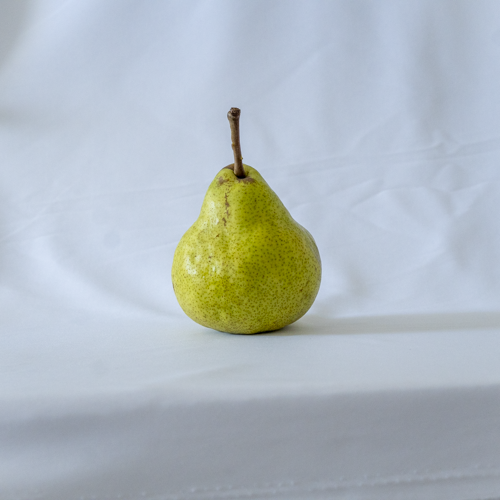
#> input picture input/imagem.png, 500 x 500 px
$ python escalacinza.py
#> lines starting #> are read from the running program, lines starting #| are printed output that depends on the picture
### inputoutput.py
from PIL import Image, ImageFilter
import numpy as np
import os

INPUT_DIR = "input"
OUTPUT_DIR = "output"

def in_file(filename):
    return os.path.join(INPUT_DIR, filename)

def out_file(filename):
    return os.path.join(OUTPUT_DIR, filename)

# [9 lines left out: functions show_vertical, show_horizontal, not called in this run]

### escalacinza.py
from PIL import Image
from inputoutput import in_file, out_file
import os

def grayscale(colored):
    w,h = colored.size
    img = Image.new("RGB", (w,h), (0,0,0))

    for x in range(w):
        for y in range(h):
            pxl = colored.getpixel((x,y))
            #media cordenadas rgb
            lum = (pxl[0] + pxl[1] + pxl[2]) // 3
            img.putpixel((x,y), (lum, lum, lum))
    return img

def media_grayscale(colored):
    w,h = colored.size
    img = Image.new("RGB", (w,h))

    for x in range(w):
        for y in range(h):
            pxl = colored.getpixel((x,y))
            #media cordenadas rgb
            lum = int(0.3*pxl[0] + 0.59*pxl[1] + 0.11*pxl[2]) // 3
            img.putpixel((x,y), (lum, lum, lum))
    return img


if __name__ == "__main__":
    img = Image.open(in_file("imagem.png"))
#> img is the input picture: PIL image 500x500 RGB; mean R, G, B 177, 186.3, 191.9
    print(img.getpixel((0,0)))
#| (161, 171, 179)
    print(img.getpixel((0,1)))
#| (163, 171, 180)
    print(img.getpixel((0,2)))
#| (162, 171, 179)


    fruta = Image.open(in_file("imagem.png"))
    pb_fruta = media_grayscale(fruta)
#> in media_grayscale, `img = Image.new("RGB", (w,h))`: img: PIL image 500x500 RGB; every value is 0
#> after the loop in media_grayscale, `for x in range(w):`:
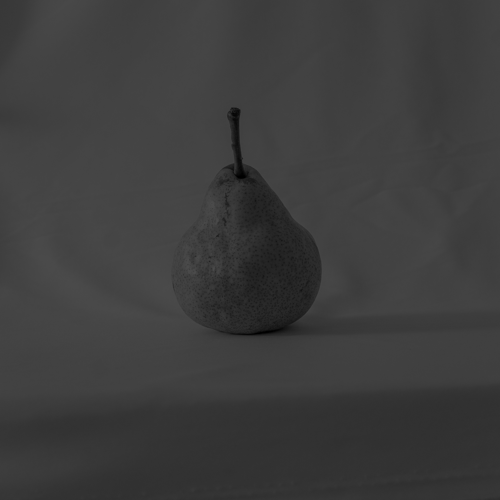
#> img: PIL image 500x500 RGB; min 0, max 75, mean 60.9
    pb_fruta.save(out_file("imagem2.png"))

    tomate = Image.open(in_file("tomate.png"))
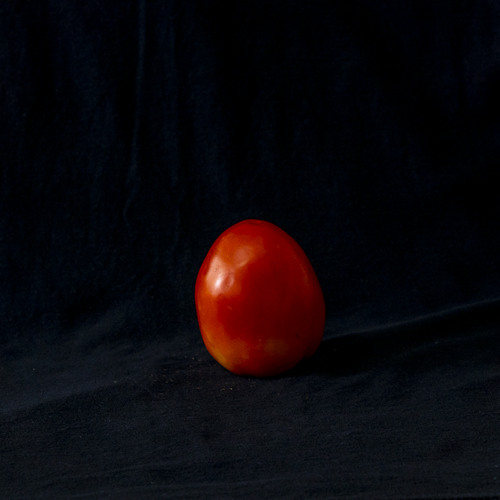
#> input picture input/tomate.png, 500 x 500 px
#> tomate is the input picture: PIL image 500x500 RGB; mean R, G, B 11.5, 7.8, 11.7
    pb_fruta2 = media_grayscale(tomate)
#> after the loop in media_grayscale (call 2), `for x in range(w):`:
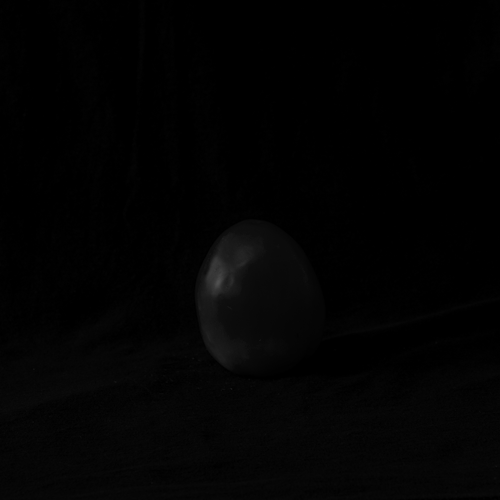
#> img: PIL image 500x500 RGB; min 0, max 80, mean 2.7
    pb_fruta2b = grayscale(tomate)
#> after the loop in grayscale, `for x in range(w):`:
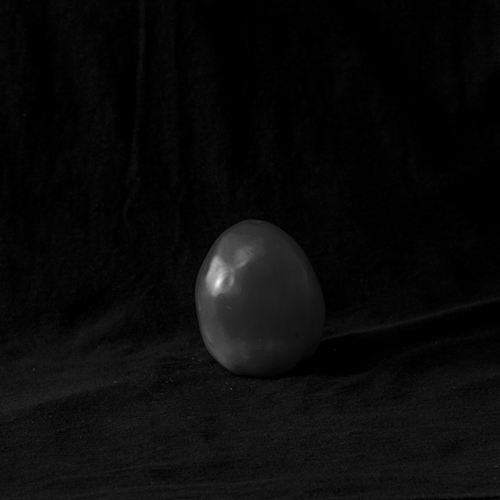
#> img: PIL image 500x500 RGB; min 0, max 241, mean 10
    pb_fruta2b.save(out_file("tomate2.png"))
    pb_fruta2.save(out_file("tomate.png"))
